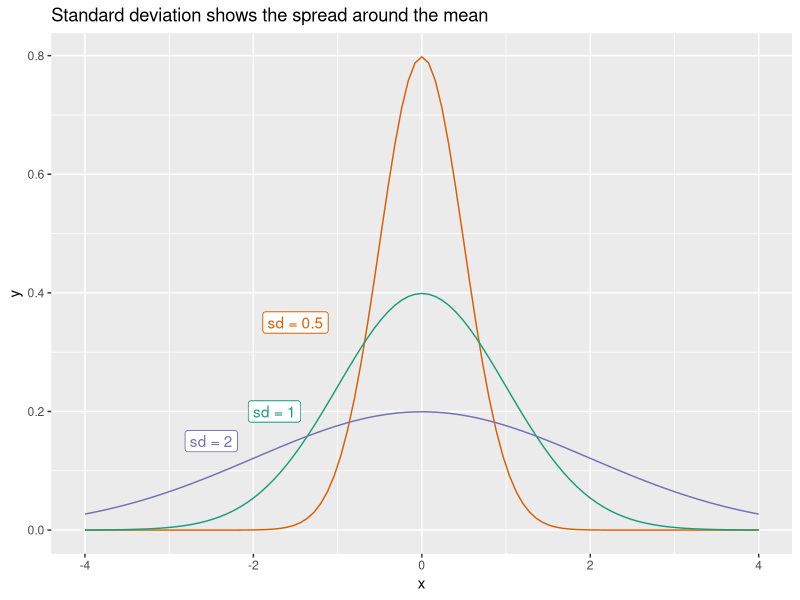

R code for this plot:
library(tidyverse)

dnorm_plot <- ggplot(data.frame(x = c(-4, 4)), aes(x)) + 
  stat_function(fun = dnorm, args = list(mean = 0, sd = .5), col='#d95f02') +
  stat_function(fun = dnorm, args = list(mean = 0, sd = 1), col='#1b9e77') +
  stat_function(fun = dnorm, args = list(mean = 0, sd = 2), col='#7570b3') + 
  geom_label(label = "sd = 2", x = -2.5, y = .15, color = "#7570b3") + 
  geom_label(label = "sd = 1", x = -1.75, y = .2, color = "#1b9e77") + 
  geom_label(label = "sd = 0.5", x = -1.5, y = .35, color = "#d95f02") +
  labs(title = "Standard deviation shows the spread around the mean")

png("../fig/dnorm-plot.png")
dnorm_plot
dev.off()